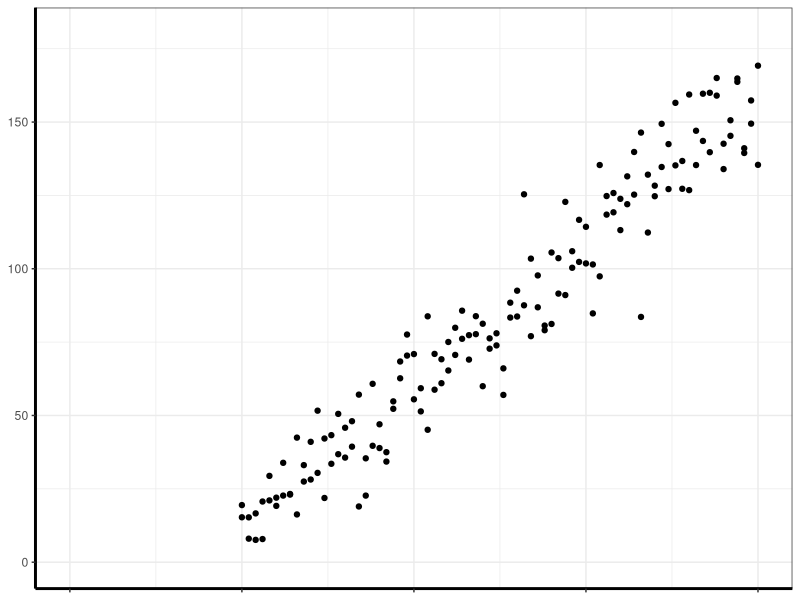
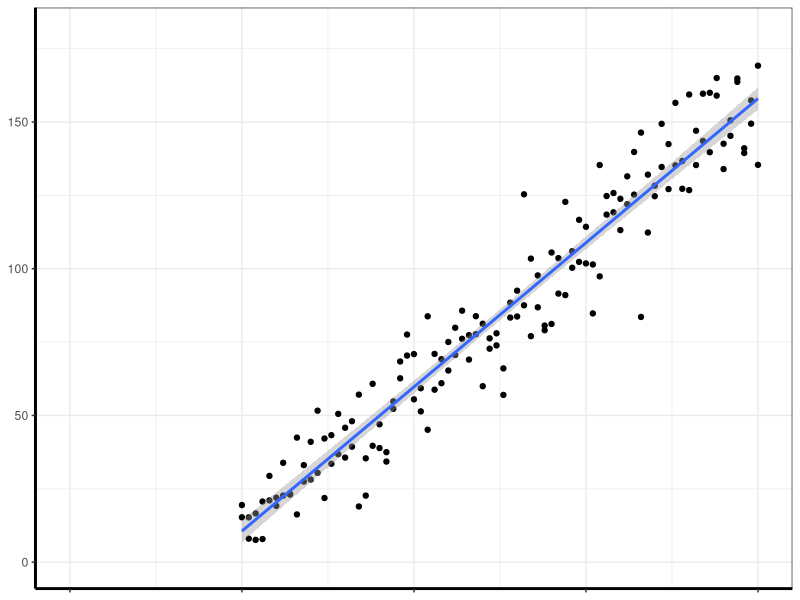
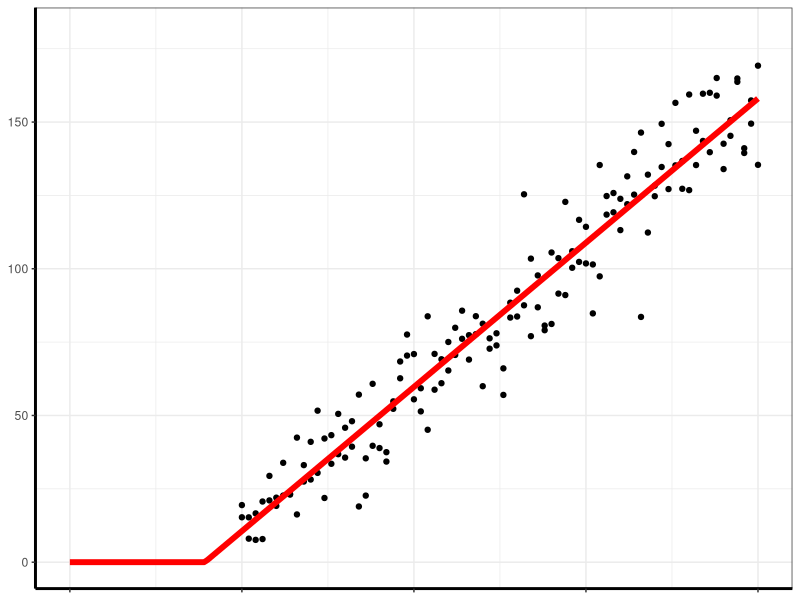
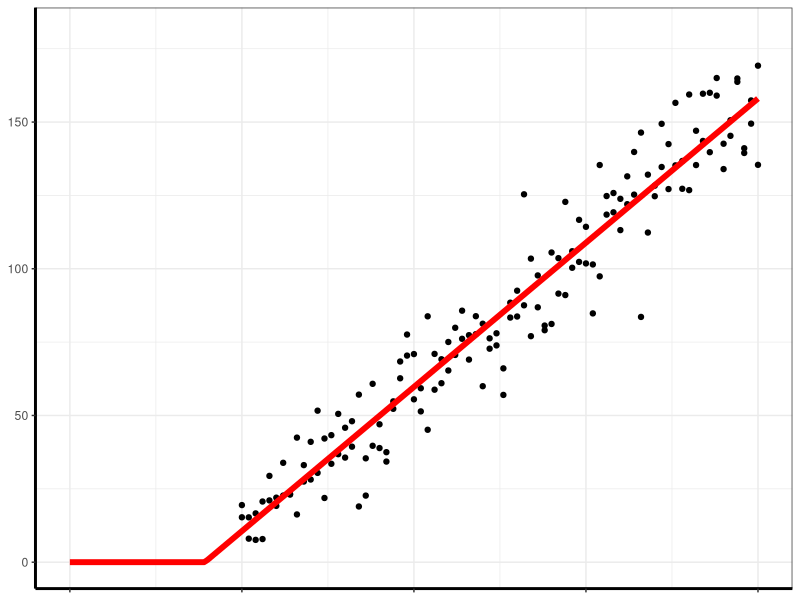

Write R code to recreate these figures, in order.
## ---- chunk 1
options(htmltools.dir.version = FALSE)
## ---- chunk 2
library(ggplot2)
set.seed(42)
n = rep(25:100,2)
a = -40
b = 2
sig2 = n^1.2
eps = rnorm(n, mean = 0, sd = sqrt(sig2))
y = a+b*n + eps
data = data.frame(x = n, y = y)
mod = lm(y~n)
ggplot(data, aes(x = x, y = y)) +
  scale_x_continuous(limits = c(0, 100)) +
  scale_y_continuous(limits = c(0, 180)) +
  theme_bw() +
  theme(axis.title.x = element_blank(),
        axis.title.y = element_blank(),
        axis.text.x = element_blank(),
        axis.line = element_line(size = 1)) +
  geom_point() 
## ---- chunk 3
ggplot(data, aes(x = x, y = y)) +
  scale_x_continuous(limits = c(0, 100)) +
  scale_y_continuous(limits = c(0, 180)) +
  theme_bw() +
  theme(axis.title.x = element_blank(),
        axis.title.y = element_blank(),
        axis.text.x = element_blank(),
        axis.line = element_line(size = 1)) +
  geom_point() +
  geom_smooth(method = 'lm')
## ---- chunk 4
x <- seq(from = 0, to = 100, by = 0.5)
relu <- function(x)
  sapply(x, function(y) max(0, 
                            mod$coefficients[2]*y+mod$coefficients[1]))

relufit <- data.frame(x = x, relu = relu(x)) 
  
ggplot(data, aes(x = x, y = y)) +
  scale_x_continuous(limits = c(0, 100)) +
  scale_y_continuous(limits = c(0, 180)) +
  theme_bw() +
  theme(axis.title.x = element_blank(),
        axis.title.y = element_blank(),
        axis.text.x = element_blank(),
        axis.line = element_line(size = 1)) +
  geom_point() +
  geom_line(data = relufit, aes(x = x, y = relu), 
            color = "red",
            size = 2)
## ---- chunk 5
ggplot(data, aes(x = x, y = y)) +
  scale_x_continuous(limits = c(0, 100)) +
  scale_y_continuous(limits = c(0, 180)) +
  theme_bw() +
  theme(axis.title.x = element_blank(),
        axis.title.y = element_blank(),
        axis.text.x = element_blank(),
        axis.line = element_line(size = 1)) +
  geom_point() +
  geom_line(data = relufit, aes(x = x, y = relu), 
            color = "red",
            size = 2)
